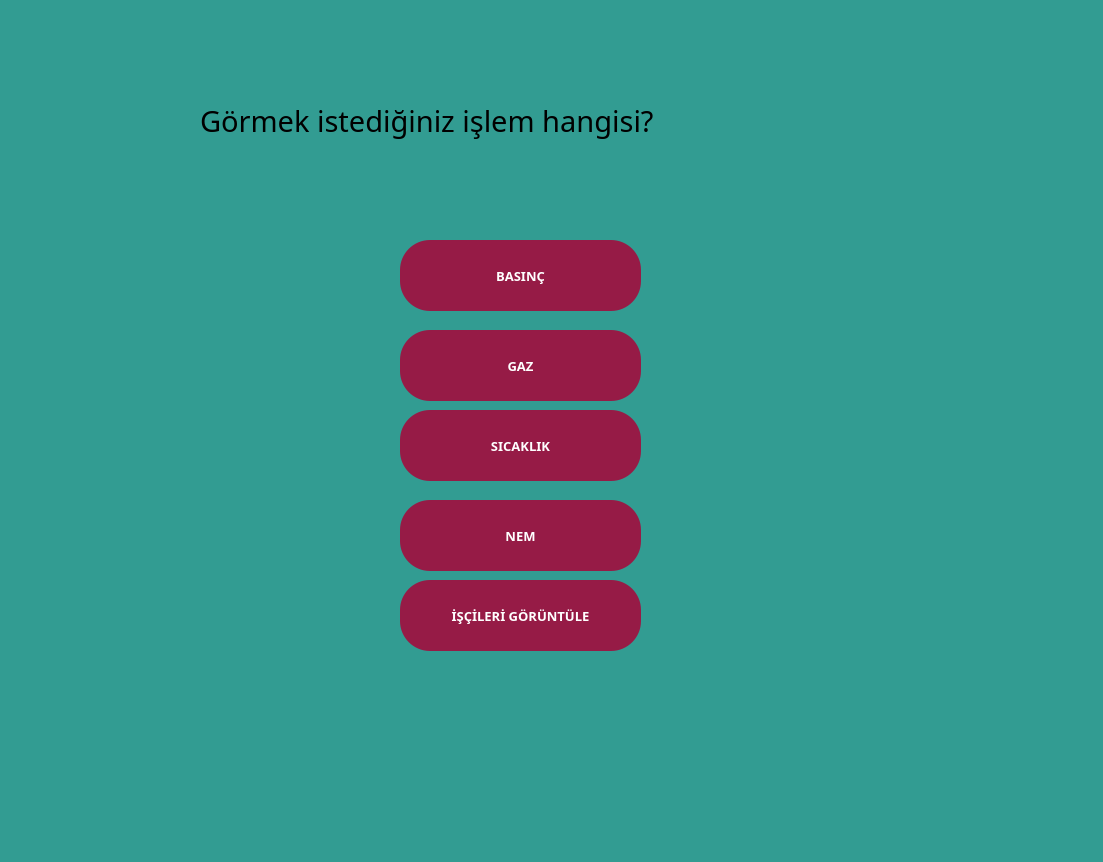
<?xml version="1.0" encoding="UTF-8"?>
<ui version="4.0">
 <class>degiskenler</class>
 <widget class="QWidget" name="degiskenler">
  <property name="geometry">
   <rect>
    <x>0</x>
    <y>0</y>
    <width>1103</width>
    <height>862</height>
   </rect>
  </property>
  <property name="acceptDrops">
   <bool>true</bool>
  </property>
  <property name="windowTitle">
   <string>Form</string>
  </property>
  <property name="styleSheet">
   <string notr="true">background:rgb(50, 156, 146);</string>
  </property>
  <widget class="QLabel" name="baslik">
   <property name="geometry">
    <rect>
     <x>200</x>
     <y>80</y>
     <width>651</width>
     <height>81</height>
    </rect>
   </property>
   <property name="font">
    <font>
     <family>Segoe Print</family>
     <pointsize>22</pointsize>
     <weight>50</weight>
     <bold>false</bold>
    </font>
   </property>
   <property name="styleSheet">
    <string notr="true"/>
   </property>
   <property name="text">
    <string>Görmek istediğiniz işlem hangisi?</string>
   </property>
  </widget>
  <widget class="QPushButton" name="basinc">
   <property name="geometry">
    <rect>
     <x>400</x>
     <y>240</y>
     <width>241</width>
     <height>71</height>
    </rect>
   </property>
   <property name="font">
    <font>
     <family>Segoe Print</family>
     <pointsize>10</pointsize>
     <weight>75</weight>
     <bold>true</bold>
    </font>
   </property>
   <property name="styleSheet">
    <string notr="true">background:rgb(150, 27, 70);
border:none;
border-radius:30px;
color:white;</string>
   </property>
   <property name="text">
    <string>BASINÇ</string>
   </property>
  </widget>
  <widget class="QPushButton" name="gaz">
   <property name="geometry">
    <rect>
     <x>400</x>
     <y>330</y>
     <width>241</width>
     <height>71</height>
    </rect>
   </property>
   <property name="font">
    <font>
     <family>Segoe Print</family>
     <pointsize>10</pointsize>
     <weight>75</weight>
     <bold>true</bold>
    </font>
   </property>
   <property name="styleSheet">
    <string notr="true">background:rgb(150, 27, 70);
border:none;
border-radius:30px;
color:white;</string>
   </property>
   <property name="text">
    <string>GAZ</string>
   </property>
  </widget>
  <widget class="QPushButton" name="sicaklik">
   <property name="geometry">
    <rect>
     <x>400</x>
     <y>410</y>
     <width>241</width>
     <height>71</height>
    </rect>
   </property>
   <property name="font">
    <font>
     <family>Segoe Print</family>
     <pointsize>10</pointsize>
     <weight>75</weight>
     <bold>true</bold>
    </font>
   </property>
   <property name="styleSheet">
    <string notr="true">background:rgb(150, 27, 70);
border:none;
border-radius:30px;
color:white;</string>
   </property>
   <property name="text">
    <string>SICAKLIK</string>
   </property>
  </widget>
  <widget class="QPushButton" name="nem">
   <property name="geometry">
    <rect>
     <x>400</x>
     <y>500</y>
     <width>241</width>
     <height>71</height>
    </rect>
   </property>
   <property name="font">
    <font>
     <family>Segoe Print</family>
     <pointsize>10</pointsize>
     <weight>75</weight>
     <bold>true</bold>
    </font>
   </property>
   <property name="styleSheet">
    <string notr="true">background:rgb(150, 27, 70);
border:none;
border-radius:30px;
color:white;</string>
   </property>
   <property name="text">
    <string>NEM</string>
   </property>
  </widget>
  <widget class="QPushButton" name="iscianaliz">
   <property name="geometry">
    <rect>
     <x>400</x>
     <y>580</y>
     <width>241</width>
     <height>71</height>
    </rect>
   </property>
   <property name="font">
    <font>
     <family>Segoe Print</family>
     <pointsize>10</pointsize>
     <weight>75</weight>
     <bold>true</bold>
    </font>
   </property>
   <property name="styleSheet">
    <string notr="true">background:rgb(150, 27, 70);
border:none;
border-radius:30px;
color:white;</string>
   </property>
   <property name="text">
    <string>İŞÇİLERİ GÖRÜNTÜLE</string>
   </property>
  </widget>
 </widget>
 <resources/>
 <connections/>
</ui>
